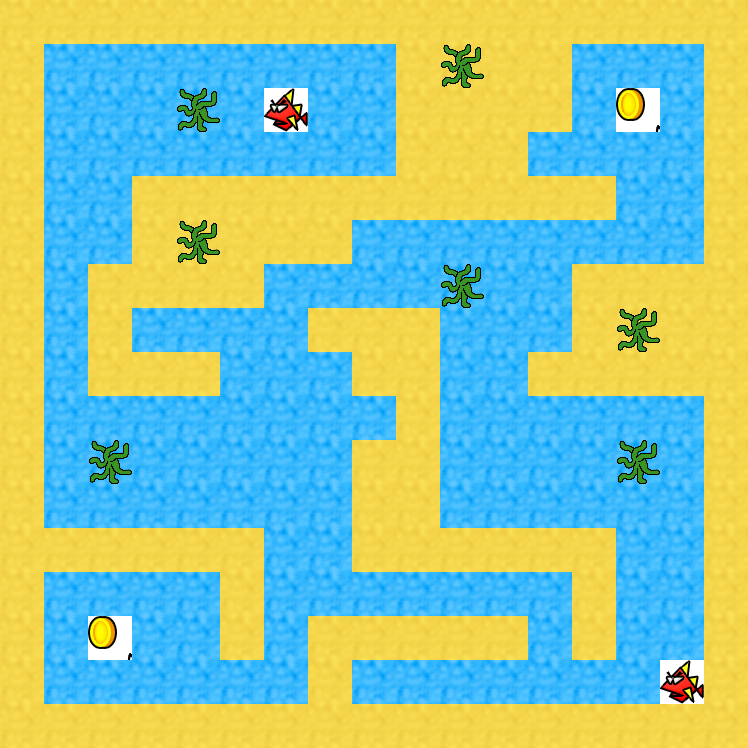

This game map was drawn from its Tiled (.tmx) file and the tilesets committed beside it. A one-line description and the trimmed map source follow:
An orthogonal 17x17 tile map with 44x44 px tiles, 1 tile layer (Tile Layer 1).

<map version="1.0" orientation="orthogonal" width="17" height="17" tilewidth="44" tileheight="44">
 <tileset firstgid="1" name="tileset" tilewidth="44" tileheight="44">
  <image source="tileset.png" width="264" height="264" />
  <tile id="0">
   <properties>
    <property name="solid" value="1" />
   </properties>
  </tile>
  <tile id="1">
   <properties>
    <property name="solid" value="1" />
   </properties>
  </tile>
  <tile id="6">
   <properties>
    <property name="evilfish" value="1" />
   </properties>
  </tile>
 </tileset>
 <layer name="Tile Layer 1" width="17" height="17">
  <data>[289 cells, 289 non-empty, 6 distinct tile ids]</data>
 </layer>
</map>
